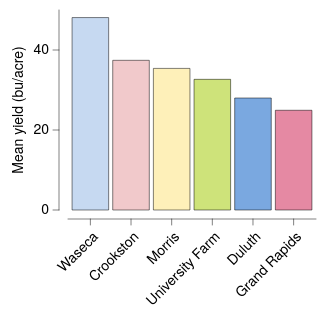

Vega-Lite specification stored for this chart:
### Vega-Lite specification from a JSON file in a GitHub repository (floating-point values rounded to 4 significant figures)
{"background": null, "config": {"arc": {"fill": "#DBDBDB", "fillOpacity": 1.0, "innerRadius": 25.0, "padAngle": 0.03, "stroke": "black", "strokeOpacity": 1, "strokeWidth": 0.25}, "area": {"fill": "#DBDBDB", "fillOpacity": 1.0, "stroke": "black", "strokeOpacity": 1, "strokeWidth": 0.25}, "axis": {"domain": true, "domainCap": "round", "domainColor": "black", "domainWidth": 0.25, "grid": false, "gridCap": "round", "gridColor": "#F1F1F1", "gridDash": [0, 0], "gridOpacity": 1.0, "gridWidth": 0.25, "labelColor": "black", "labelFont": "Helvetica Neue", "labelFontSize": 7, "labelFontStyle": "normal", "labelFontWeight": 400, "offset": 4.5, "ticks": true, "tickCap": "round", "tickColor": "black", "tickRound": false, "tickSize": 3, "tickWidth": 0.25, "titleColor": "black", "titleFont": "Helvetica Neue", "titleFontSize": 7, "titleFontStyle": "normal", "titleFontWeight": 400}, "axisX": {"domain": true, "labelAlign": "right", "labelAngle": 315, "labels": true, "ticks": true, "translate": 0}, "axisY": {"domain": true, "labelAlign": "right", "labelAngle": 0, "labels": true, "ticks": true, "translate": 0}, "axisRight": {"domain": true, "labelAlign": "left", "labelAngle": 0, "labels": true, "ticks": true, "translate": 0}, "axisTop": {"domain": true, "labelAlign": "left", "labelAngle": 45, "labels": true, "ticks": true, "translate": 0}, "axisBand": {"tickOffset": 0}, "bar": {"fill": "#DBDBDB", "fillOpacity": 1.0, "stroke": "black", "strokeOpacity": 1, "strokeWidth": 0.25}, "boxplot": {"size": 9.0, "ticks": {"cornerRadius": 0.25, "fill": "black", "size": 4.5, "thickness": 0.25}, "box": {"fillOpacity": 1.0, "stroke": "black", "strokeOpacity": 1, "strokeWidth": 0.25}, "median": {"fill": "black", "fillOpacity": 1.0, "size": 9.0, "thickness": 0.25}, "rule": {"fill": "black", "fillOpacity": 1.0, "size": 10.0, "stroke": "black", "strokeDash": [0, 0], "strokeOpacity": 1, "strokeWidth": 0.25}, "outliers": {"color": "black", "fill": "black", "fillOpacity": 1.0, "size": 0, "stroke": "black", "strokeOpacity": 1, "strokeWidth": 0.25}}, "circle": {"fill": "black", "fillOpacity": 1.0, "size": 0.5, "stroke": null, "strokeOpacity": 1, "strokeWidth": 0.25}, "errorband": {"band": {"fillOpacity": 0.6, "stroke": null, "strokeWidth": 0.25, "strokeOpacity": 1}, "borders": {"opacity": 0, "strokeOpacity": 0.25, "strokeWidth": 1}}, "errorbar": {"opacity": 1, "rule": {"strokeDash": [0, 0], "strokeWidth": 0.25}, "ticks": {"color": "black", "cornerRadius": 0.125, "opacity": 1, "size": 6.0, "thickness": 0.25}, "thickness": 0.25}, "font": "Helvetica Neue", "geoshape": {"fill": "#DBDBDB", "fillOpacity": 1.0, "stroke": "black", "strokeOpacity": 1, "strokeWidth": 0.25}, "header": {"labelColor": "black", "labelFont": "Helvetica Neue", "labelFontSize": 7, "labelFontStyle": "normal", "labelFontWeight": 400, "titleColor": "black", "titleFont": "Helvetica Neue", "titleFontSize": 7, "titleFontStyle": "normal", "titleFontWeight": 400, "titlePadding": 0}, "legend": {"disable": false, "offset": 4.5, "titlePadding": 4, "labelOffset": 2, "gradientLabelOffset": 2, "gradientLength": 50.0, "gradientThickness": 5.0, "gradientOpacity": 1.0, "gradientStrokeColor": "black", "gradientStrokeWidth": 0.25, "labelColor": "black", "labelFont": "Helvetica Neue", "labelFontSize": 7, "labelFontStyle": "normal", "labelFontWeight": 400, "strokeColor": "black", "strokeWidth": 0, "symbolSize": 42, "symbolStrokeColor": "black", "symbolStrokeWidth": 0.25, "titleColor": "black", "titleFont": "Helvetica Neue", "titleFontSize": 7, "titleFontStyle": "normal", "titleFontWeight": 400}, "line": {"color": "black", "stroke": "black", "strokeCap": "round", "strokeDash": [0, 0], "strokeOpacity": 1, "strokeWidth": 0.375}, "point": {"filled": true, "fill": "#DBDBDB", "fillOpacity": 1.0, "size": 5.0, "stroke": "black", "strokeOpacity": 1, "strokeWidth": 0.25}, "range": {"category": ["#C6D9F1", "#F1C9CB", "#FEF0B9", "#CEE37A", "#7AA8E0", "#E589A3", "#FDDD5D", "#68B961", "#4177B1", "#C35082", "#E5C227", "#438156"], "diverging": {"scheme": ["#C35082", "#CE6D94", "#D989A7", "#E2A4BA", "#EABFCE", "#F1DBE2", "#F6F6F6", "#D7E0EB", "#B9CBE0", "#9BB6D5", "#7DA1C9", "#5F8CBD", "#4177B1"]}, "heatmap": {"scheme": ["#130010", "#27022E", "#370453", "#3D1E76", "#3A3B92", "#2E57AA", "#1374BA", "#1A90BE", "#20ABC1", "#27C6C1", "#48DEB3", "#91EE9F"]}, "ordinal": {"scheme": ["#F1F1F1", "#DBDBDB", "#C6C6C6", "#B2B2B2", "#9D9D9D", "#898989", "#767676", "#636363", "#515151", "#404040", "#2F2F2F", "#1F1F1F"]}, "ramp": {"scheme": ["#130010", "#27022E", "#370453", "#3D1E76", "#3A3B92", "#2E57AA", "#1374BA", "#1A90BE", "#20ABC1", "#27C6C1", "#48DEB3", "#91EE9F"]}}, "rule": {"color": "black", "stroke": "black", "strokeCap": "round", "strokeDash": [2, 2], "strokeOpacity": 1, "strokeWidth": 0.25}, "scale": {"bandPaddingInner": 0.1, "bandPaddingOuter": 0.1, "round": false}, "rect": {"fill": "#DBDBDB", "fillOpacity": 1.0, "stroke": "black", "strokeOpacity": 1, "strokeWidth": 0.25}, "square": {"fill": "#DBDBDB", "fillOpacity": 1.0, "size": 10.0, "stroke": "black", "strokeOpacity": 1, "strokeWidth": 0.25}, "text": {"color": "black", "font": "Helvetica Neue", "fontSize": 7, "fontStyle": "normal", "fontWeight": 400}, "title": {"anchor": "middle", "frame": "group", "color": "black", "font": "Helvetica Neue", "fontSize": 7, "fontStyle": "normal", "fontWeight": 400, "subtitleColor": "black", "subtitleFont": "Helvetica Neue", "subtitleFontSize": "Helvetica Neue", "subtitleFontStyle": "normal", "subtitleFontWeight": 400}, "view": {"continuousWidth": 124, "continuousHeight": 100, "discreteWidth": 124, "discreteHeight": 100, "fill": null, "stroke": null, "strokeWidth": 0.25}}, "data": {"name": "data-9cc0564cb5591205eeeca8d2429dd11b"}, "mark": {"type": "bar"}, "encoding": {"color": {"field": "site", "legend": null, "scale": {"domain": ["Waseca", "Crookston", "Morris", "University Farm", "Duluth", "Grand Rapids"]}, "sort": ["Waseca", "Crookston", "Morris", "University Farm", "Duluth", "Grand Rapids"], "type": "nominal"}, "x": {"field": "site", "sort": ["Waseca", "Crookston", "Morris", "University Farm", "Duluth", "Grand Rapids"], "title": null, "type": "nominal"}, "y": {"aggregate": "mean", "field": "yield", "title": "Mean yield (bu/acre)", "type": "quantitative"}}, "$schema": "https://vega.github.io/schema/vega-lite/v6.4.1.json", "datasets": {"data-9cc0564cb5591205eeeca8d2429dd11b": [{"yield": 27.0, "variety": "Manchuria", "year": 1931, "site": "University Farm"}, {"yield": 48.87, "variety": "Manchuria", "year": 1931, "site": "Waseca"}, {"yield": 27.43, "variety": "Manchuria", "year": 1931, "site": "Morris"}, {"yield": 39.93, "variety": "Manchuria", "year": 1931, "site": "Crookston"}, {"yield": 32.97, "variety": "Manchuria", "year": 1931, "site": "Grand Rapids"}, {"yield": 28.97, "variety": "Manchuria", "year": 1931, "site": "Duluth"}, {"yield": 43.07, "variety": "Glabron", "year": 1931, "site": "University Farm"}, {"yield": 55.2, "variety": "Glabron", "year": 1931, "site": "Waseca"}, {"yield": 28.77, "variety": "Glabron", "year": 1931, "site": "Morris"}, {"yield": 38.13, "variety": "Glabron", "year": 1931, "site": "Crookston"}, {"yield": 29.13, "variety": "Glabron", "year": 1931, "site": "Grand Rapids"}, {"yield": 29.67, "variety": "Glabron", "year": 1931, "site": "Duluth"}, {"yield": 35.13, "variety": "Svansota", "year": 1931, "site": "University Farm"}, {"yield": 47.33, "variety": "Svansota", "year": 1931, "site": "Waseca"}, {"yield": 25.77, "variety": "Svansota", "year": 1931, "site": "Morris"}, {"yield": 40.47, "variety": "Svansota", "year": 1931, "site": "Crookston"}, {"yield": 29.67, "variety": "Svansota", "year": 1931, "site": "Grand Rapids"}, {"yield": 25.7, "variety": "Svansota", "year": 1931, "site": "Duluth"}, {"yield": 39.9, "variety": "Velvet", "year": 1931, "site": "University Farm"}, {"yield": 50.23, "variety": "Velvet", "year": 1931, "site": "Waseca"}, {"yield": 26.13, "variety": "Velvet", "year": 1931, "site": "Morris"}, {"yield": 41.33, "variety": "Velvet", "year": 1931, "site": "Crookston"}, {"yield": 23.03, "variety": "Velvet", "year": 1931, "site": "Grand Rapids"}, {"yield": 26.3, "variety": "Velvet", "year": 1931, "site": "Duluth"}, {"yield": 36.57, "variety": "Trebi", "year": 1931, "site": "University Farm"}, {"yield": 63.83, "variety": "Trebi", "year": 1931, "site": "Waseca"}, {"yield": 43.77, "variety": "Trebi", "year": 1931, "site": "Morris"}, {"yield": 46.93, "variety": "Trebi", "year": 1931, "site": "Crookston"}, {"yield": 29.77, "variety": "Trebi", "year": 1931, "site": "Grand Rapids"}, {"yield": 33.93, "variety": "Trebi", "year": 1931, "site": "Duluth"}, {"yield": 43.27, "variety": "No. 457", "year": 1931, "site": "University Farm"}, {"yield": 58.1, "variety": "No. 457", "year": 1931, "site": "Waseca"}, {"yield": 28.7, "variety": "No. 457", "year": 1931, "site": "Morris"}, {"yield": 45.67, "variety": "No. 457", "year": 1931, "site": "Crookston"}, {"yield": 32.17, "variety": "No. 457", "year": 1931, "site": "Grand Rapids"}, {"yield": 33.6, "variety": "No. 457", "year": 1931, "site": "Duluth"}, {"yield": 36.6, "variety": "No. 462", "year": 1931, "site": "University Farm"}, {"yield": 65.77, "variety": "No. 462", "year": 1931, "site": "Waseca"}, {"yield": 30.37, "variety": "No. 462", "year": 1931, "site": "Morris"}, {"yield": 48.57, "variety": "No. 462", "year": 1931, "site": "Crookston"}, {"yield": 24.93, "variety": "No. 462", "year": 1931, "site": "Grand Rapids"}, {"yield": 28.1, "variety": "No. 462", "year": 1931, "site": "Duluth"}, {"yield": 32.77, "variety": "Peatland", "year": 1931, "site": "University Farm"}, {"yield": 48.57, "variety": "Peatland", "year": 1931, "site": "Waseca"}, {"yield": 29.87, "variety": "Peatland", "year": 1931, "site": "Morris"}, {"yield": 41.6, "variety": "Peatland", "year": 1931, "site": "Crookston"}, {"yield": 34.7, "variety": "Peatland", "year": 1931, "site": "Grand Rapids"}, {"yield": 32.0, "variety": "Peatland", "year": 1931, "site": "Duluth"}, {"yield": 24.67, "variety": "No. 475", "year": 1931, "site": "University Farm"}, {"yield": 46.77, "variety": "No. 475", "year": 1931, "site": "Waseca"}, {"yield": 22.6, "variety": "No. 475", "year": 1931, "site": "Morris"}, {"yield": 44.1, "variety": "No. 475", "year": 1931, "site": "Crookston"}, {"yield": 19.7, "variety": "No. 475", "year": 1931, "site": "Grand Rapids"}, {"yield": 33.07, "variety": "No. 475", "year": 1931, "site": "Duluth"}, {"yield": 39.3, "variety": "Wisconsin No. 38", "year": 1931, "site": "University Farm"}, {"yield": 58.8, "variety": "Wisconsin No. 38", "year": 1931, "site": "Waseca"}, {"yield": 29.47, "variety": "Wisconsin No. 38", "year": 1931, "site": "Morris"}, {"yield": 49.87, "variety": "Wisconsin No. 38", "year": 1931, "site": "Crookston"}, {"yield": 34.47, "variety": "Wisconsin No. 38", "year": 1931, "site": "Grand Rapids"}, {"yield": 31.6, "variety": "Wisconsin No. 38", "year": 1931, "site": "Duluth"}, {"yield": 26.9, "variety": "Manchuria", "year": 1932, "site": "University Farm"}, {"yield": 33.47, "variety": "Manchuria", "year": 1932, "site": "Waseca"}, {"yield": 34.37, "variety": "Manchuria", "year": 1932, "site": "Morris"}, {"yield": 32.97, "variety": "Manchuria", "year": 1932, "site": "Crookston"}, {"yield": 22.13, "variety": "Manchuria", "year": 1932, "site": "Grand Rapids"}, {"yield": 22.57, "variety": "Manchuria", "year": 1932, "site": "Duluth"}, {"yield": 36.8, "variety": "Glabron", "year": 1932, "site": "University Farm"}, {"yield": 37.73, "variety": "Glabron", "year": 1932, "site": "Waseca"}, {"yield": 35.13, "variety": "Glabron", "year": 1932, "site": "Morris"}, {"yield": 26.17, "variety": "Glabron", "year": 1932, "site": "Crookston"}, {"yield": 14.43, "variety": "Glabron", "year": 1932, "site": "Grand Rapids"}, {"yield": 25.87, "variety": "Glabron", "year": 1932, "site": "Duluth"}, {"yield": 27.43, "variety": "Svansota", "year": 1932, "site": "University Farm"}, {"yield": 38.5, "variety": "Svansota", "year": 1932, "site": "Waseca"}, {"yield": 35.03, "variety": "Svansota", "year": 1932, "site": "Morris"}, {"yield": 20.63, "variety": "Svansota", "year": 1932, "site": "Crookston"}, {"yield": 16.63, "variety": "Svansota", "year": 1932, "site": "Grand Rapids"}, {"yield": 22.23, "variety": "Svansota", "year": 1932, "site": "Duluth"}, {"yield": 26.8, "variety": "Velvet", "year": 1932, "site": "University Farm"}, {"yield": 37.4, "variety": "Velvet", "year": 1932, "site": "Waseca"}, {"yield": 38.83, "variety": "Velvet", "year": 1932, "site": "Morris"}, {"yield": 32.07, "variety": "Velvet", "year": 1932, "site": "Crookston"}, {"yield": 32.23, "variety": "Velvet", "year": 1932, "site": "Grand Rapids"}, {"yield": 22.47, "variety": "Velvet", "year": 1932, "site": "Duluth"}, {"yield": 29.07, "variety": "Trebi", "year": 1932, "site": "University Farm"}, {"yield": 49.23, "variety": "Trebi", "year": 1932, "site": "Waseca"}, {"yield": 46.63, "variety": "Trebi", "year": 1932, "site": "Morris"}, {"yield": 41.83, "variety": "Trebi", "year": 1932, "site": "Crookston"}, {"yield": 20.63, "variety": "Trebi", "year": 1932, "site": "Grand Rapids"}, {"yield": 30.6, "variety": "Trebi", "year": 1932, "site": "Duluth"}, {"yield": 26.43, "variety": "No. 457", "year": 1932, "site": "University Farm"}, {"yield": 42.2, "variety": "No. 457", "year": 1932, "site": "Waseca"}, {"yield": 43.53, "variety": "No. 457", "year": 1932, "site": "Morris"}, {"yield": 34.33, "variety": "No. 457", "year": 1932, "site": "Crookston"}, {"yield": 19.47, "variety": "No. 457", "year": 1932, "site": "Grand Rapids"}, {"yield": 22.7, "variety": "No. 457", "year": 1932, "site": "Duluth"}, {"yield": 25.57, "variety": "No. 462", "year": 1932, "site": "University Farm"}, {"yield": 44.7, "variety": "No. 462", "year": 1932, "site": "Waseca"}, {"yield": 47.0, "variety": "No. 462", "year": 1932, "site": "Morris"}, {"yield": 30.53, "variety": "No. 462", "year": 1932, "site": "Crookston"}, {"yield": 19.9, "variety": "No. 462", "year": 1932, "site": "Grand Rapids"}, {"yield": 22.5, "variety": "No. 462", "year": 1932, "site": "Duluth"}, {"yield": 28.07, "variety": "Peatland", "year": 1932, "site": "University Farm"}, {"yield": 36.03, "variety": "Peatland", "year": 1932, "site": "Waseca"}, {"yield": 43.2, "variety": "Peatland", "year": 1932, "site": "Morris"}, {"yield": 25.23, "variety": "Peatland", "year": 1932, "site": "Crookston"}, {"yield": 26.77, "variety": "Peatland", "year": 1932, "site": "Grand Rapids"}, {"yield": 31.37, "variety": "Peatland", "year": 1932, "site": "Duluth"}, {"yield": 30.0, "variety": "No. 475", "year": 1932, "site": "University Farm"}, {"yield": 41.27, "variety": "No. 475", "year": 1932, "site": "Waseca"}, {"yield": 44.23, "variety": "No. 475", "year": 1932, "site": "Morris"}, {"yield": 32.13, "variety": "No. 475", "year": 1932, "site": "Crookston"}, {"yield": 15.23, "variety": "No. 475", "year": 1932, "site": "Grand Rapids"}, {"yield": 27.37, "variety": "No. 475", "year": 1932, "site": "Duluth"}, {"yield": 38.0, "variety": "Wisconsin No. 38", "year": 1932, "site": "University Farm"}, {"yield": 58.17, "variety": "Wisconsin No. 38", "year": 1932, "site": "Waseca"}, {"yield": 47.17, "variety": "Wisconsin No. 38", "year": 1932, "site": "Morris"}, {"yield": 35.9, "variety": "Wisconsin No. 38", "year": 1932, "site": "Crookston"}, {"yield": 20.67, "variety": "Wisconsin No. 38", "year": 1932, "site": "Grand Rapids"}, {"yield": 29.33, "variety": "Wisconsin No. 38", "year": 1932, "site": "Duluth"}]}}
